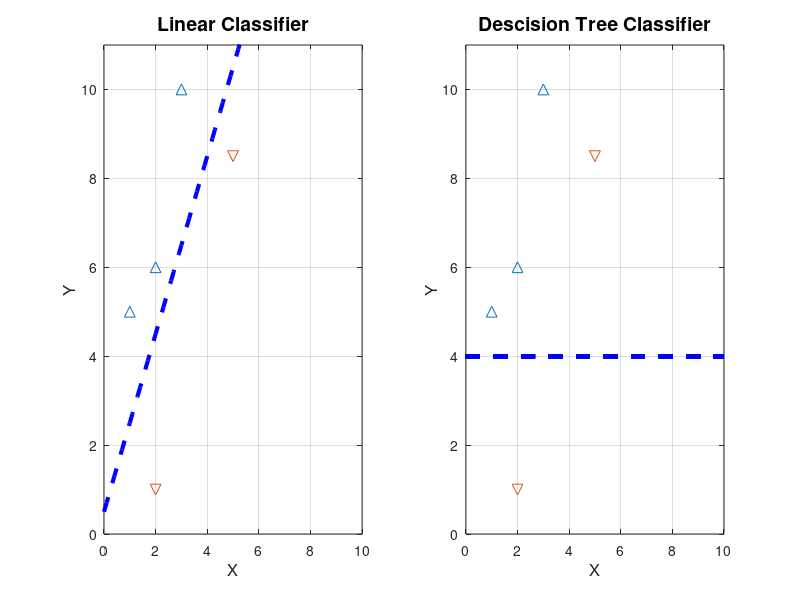
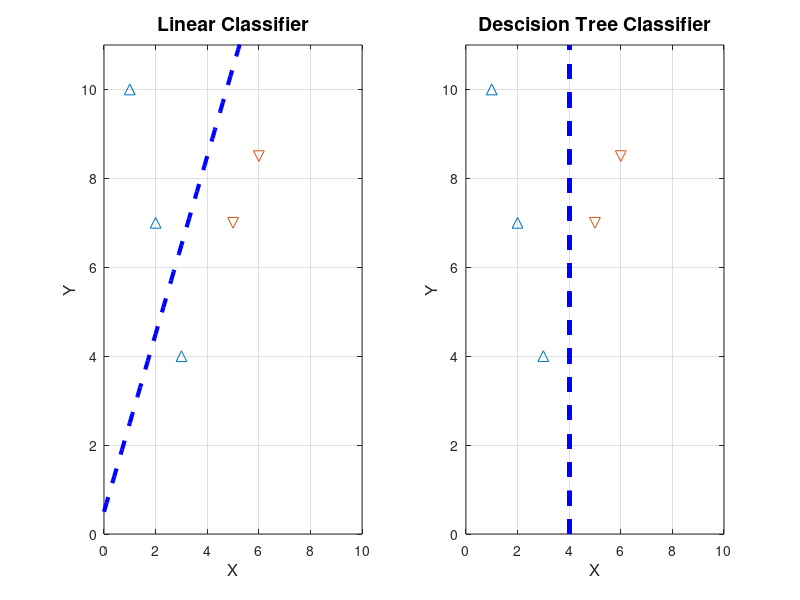

The MATLAB source for these figures, in order: (Note: this script raises an error after producing the figures.)
clear;
clc;
close all;
%==========================================================================
% question 1
%==========================================================================
figure
dataX = [1, 2, 3, 2, 5];
dataY = [5, 6, 10, 1, 8.5];
% linear classifier
linX = 0:0.1:5.5;
linY = linX.*2 + 0.5;
subplot(1,2,1)
plot(linX,linY,'b--','MarkerSize',10,'LineWidth',3)
hold on
scatter(dataX(1:3),dataY(1:3),60,'^')
scatter(dataX(4:5),dataY(4:5),60,'v')
axis([0 10 0 11])
title('Linear Classifier','fontsize',14)
xlabel('X','fontsize',12)
ylabel('Y','fontsize',12)
grid on
% decision tree classifier
dtX = 0:0.1:10;
dtY = ones(length(dtX)).*4;
subplot(1,2,2)
plot(dtX,dtY,'b--','MarkerSize',10,'LineWidth',3)
hold on
scatter(dataX(1:3),dataY(1:3),60,'^')
scatter(dataX(4:5),dataY(4:5),60,'v')
axis([0 10 0 11])
title('Descision Tree Classifier','fontsize',14)
xlabel('X','fontsize',12)
ylabel('Y','fontsize',12)
grid on
print('cmpe677_hwk5_1','-dpng')

% Given n points, n is the maximum number of tree nodes to do perfect classification


%==========================================================================
% question 2
%==========================================================================
figure
dataX = [1, 2, 3, 5, 6];
dataY = [10, 7, 4, 7, 8.5];
% linear classifier
linX = 0:0.1:5.5;
linY = linX.*2 + 0.5;
subplot(1,2,1)
plot(linX,linY,'b--','MarkerSize',10,'LineWidth',3)
hold on
scatter(dataX(1:3),dataY(1:3),60,'^')
scatter(dataX(4:5),dataY(4:5),60,'v')
axis([0 10 0 11])
title('Linear Classifier','fontsize',14)
xlabel('X','fontsize',12)
ylabel('Y','fontsize',12)
grid on
% decision tree classifier
dtY = 0:0.1:11;
dtX = ones(length(dtY)).*4;
subplot(1,2,2)
plot(dtX,dtY,'b--','MarkerSize',10,'LineWidth',3)
hold on
scatter(dataX(1:3),dataY(1:3),60,'^')
scatter(dataX(4:5),dataY(4:5),60,'v')
axis([0 10 0 11])
title('Descision Tree Classifier','fontsize',14)
xlabel('X','fontsize',12)
ylabel('Y','fontsize',12)
grid on
print('cmpe677_hwk5_2','-dpng')

%==========================================================================
% question 3
%==========================================================================





%==========================================================================
% question 4
%==========================================================================
clear;
% Load Training Data- Andrew Ng Machine Learning MOOC
load('ex3data1.mat'); % training data stored in arrays X, y
n = size(X, 1);
num_labels = length(unique(y)); % 10 labels, from 1 to 10 (note "0" is mapped to label 10)

% Randomly select 100 data points to display
rng(2000); %random number generator seed
rand_indices = randperm(n);
sel = X(rand_indices(1:100), :);

%displayData(sel);
%print -djpeg95 hwk4_4.jpg

Xdata = [ones(n, 1) X];
% the matlab functions you want to use are crossvalind.m and confusionmat.m_
% Xdata- A vector of feature, nxD, one set of attributes for each dataset sample
% y- A vector of ground truth labels, nx1 (each class has a unique integer value), one label for each dataset sample
% numberOfFolds- the number of folds for k-fold cross validation
numberOfFolds = 5;
rng(2000); %random number generator seed
CVindex = crossvalind('Kfold',y, numberOfFolds);

method = 'BaggedTree'

lambda = 0.1;
for i = 1:numberOfFolds
  TestIndex = find(CVindex == i);
  TrainIndex = find(CVindex ~= i);
  TrainDataCV = Xdata(TrainIndex,:);
  TrainDataGT =y(TrainIndex);
  TestDataCV = Xdata(TestIndex,:);
  TestDataGT = y(TestIndex);
  %
  %build the model using TrainDataCV and TrainDataGT
  %test the built model using TestDataCV
  %
  switch method
    case 'LogisticRegression'
      % for Logistic Regression, we need to solve for theta
      % Initialize fitting parameters
      all_theta = zeros(num_labels, size(Xdata, 2));
      for c=1:num_labels
        % Set Initial theta
        initial_theta = zeros(size(Xdata, 2), 1);
        % Set options for fminunc
        options = optimset('GradObj', 'on', 'MaxIter', 50);
        % Run fmincg to obtain the optimal theta
        % This function will return theta and the cost
        [theta] = fmincg (@(t)(costFunctionLogisticRegression(t, TrainDataCV, (TrainDataGT == c), lambda)), ...
        initial_theta, options);
        all_theta(c,:) = theta;
      end
      % Using TestDataCV, compute testing set prediction using
      % the model created
      % for Logistic Regression, the model is theta
      % Insert code here to see how well theta works...
      all_pred = sigmoid(TestDataCV*all_theta');
      [maxVal,maxIndex] = max(all_pred,[],2);
      TestDataPred=maxIndex;
    case 'KNN'
      [idx, dist] = knnsearch(TrainDataCV,TestDataCV,'k',3);
      TestDataPred=mode([TrainDataGT(idx(:,1)) TrainDataGT(idx(:,2)) TrainDataGT(idx(:,3)) ]')';
    case 'ClassificationTree'
      tree = ClassificationTree.fit(TrainDataCV,TrainDataGT);
      maxprune = max(tree.PruneList);
      treePrune = prune(tree,'level',maxprune-3);
      view(treePrune,'mode','graph');
      TestDataPred = predict(tree,TestDataCV);
    case 'BaggedTree'
      rng(2000); %random number generator seed
      t = ClassificationTree.template('MinLeaf',1);
      bagtree = fitensemble(TrainDataCV,TrainDataGT,'Bag',10,t,'type','classification');
      TestDataPred = predict(bagtree,TestDataCV); %really should test with a test set here
    otherwise
      error('Unknown classification method')
  end
  predictionLabels(TestIndex,:) =double(TestDataPred);
end

confusionMatrix = confusionmat(y,predictionLabels);
accuracy = sum(diag(confusionMatrix))/sum(sum(confusionMatrix));

fprintf(sprintf('%s: Lambda = %d, Accuracy = %6.2f%%%% \n',method, lambda,accuracy*100));
fprintf('Confusion Matrix:\n');
[r c] = size(confusionMatrix);
for i=1:r
  for j=1:r
    fprintf('%6d ',confusionMatrix(i,j));
  end
  fprintf('\n');
end



%==========================================================================
% question 6a
%==========================================================================
clear
addpath('../hw4');
b = load('bupa.data');
X = b(:,1:end-1);
y = b(:,end);
method = 'LogisticRegression'
options.method = method;
options.numberOfFolds = 5;
options.lambda = 0.1;
[confusionMatrix,accuracy] = classifiy677_hwk5(X,y,options);


%==========================================================================
% question 6e
%==========================================================================
clear
b = load('bupa.data');
Xdata = b(:,1:end-1);
y = b(:,end);

%turn ground truth labels into {-1,+1}
yList = unique(y);
if yList(1) ~= -1
  y(y==yList(1))=-1;
  y(y==yList(2))= 1;
end
%form train and test sets
TrainXdata = Xdata(1:200,:);
TrainGT = y(1:200);
TestXdata = Xdata(201:end,:);
TestGT = y(201:end);

%number of features
adaboost_numFeatures=500;
[classifiers, errors, pred] = myAdaBoost(TrainXdata,TrainGT,adaboost_numFeatures,TestXdata,TestGT)
meanTrain = errors.train;
meanTest = errors.test;
meanEB = errors.eb;

figure
hold on
x = 1:1:adaboost_numFeatures;
plot(x, meanEB,'k:',x,meanTest,'r-',x,meanTrain,'b--','LineWidth',2);
legend('ErrorBound','TestErr','TrainErr','Location','Best');
xlabel 'iteration (number of Classifiers)'
ylabel 'error rates (50 trials)'
title 'AdaBoost Performance on Bupa'
print('cmpe677_hwk5_6','-dpng')



%==========================================================================
% question 7
%==========================================================================
